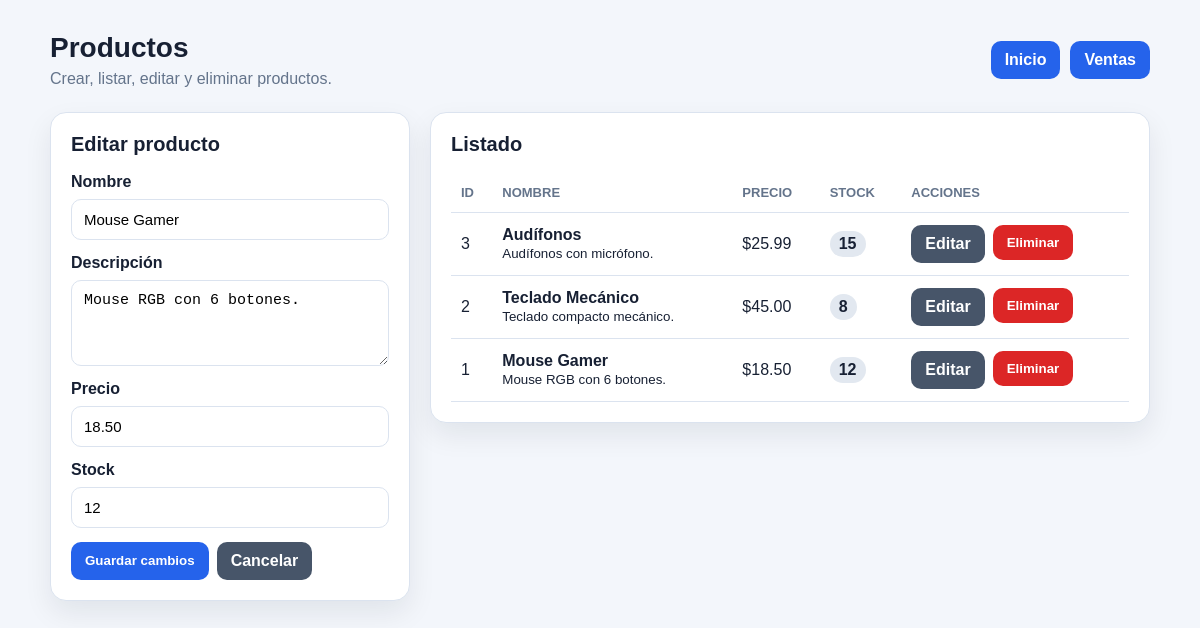
/productos.php?edit=1, run on the app's committed database.
### tables this page shows
CREATE TABLE IF NOT EXISTS productos (
    id INT AUTO_INCREMENT PRIMARY KEY,
    nombre VARCHAR(120) NOT NULL,
    descripcion TEXT NULL,
    precio DECIMAL(10, 2) NOT NULL,
    stock INT NOT NULL DEFAULT 0,
    fecha_creacion TIMESTAMP DEFAULT CURRENT_TIMESTAMP,
    CONSTRAINT chk_productos_precio CHECK (precio > 0),
    CONSTRAINT chk_productos_stock CHECK (stock >= 0)
);

### config/database.php (called while the page is built, shortened)
<?php
class Database
{
    public static function connect(): PDO
    {
        $dsn = 'mysql:host=' . self::HOST . ';dbname=' . self::DB_NAME . ';charset=' . self::CHARSET;
        try {
            return new PDO($dsn, self::USER, self::PASS, [
                PDO::ATTR_ERRMODE => PDO::ERRMODE_EXCEPTION,
                PDO::ATTR_DEFAULT_FETCH_MODE => PDO::FETCH_ASSOC,
                PDO::ATTR_EMULATE_PREPARES => false,
            ]);
        } catch (PDOException $e) {
            die('Error de conexión a la base de datos: ' . $e->getMessage());
        }
    }
}

### controllers/ProductoController.php (called while the page is built, shortened)
<?php
require_once __DIR__ . '/../config/database.php';
require_once __DIR__ . '/../models/Producto.php';
class ProductoController
{
    private Producto $productoModel;
    public function __construct()
    {
        $this->productoModel = new Producto(Database::connect());
    }
    public function index(): array
    {
        return $this->productoModel->all();
    }
    public function show(int $id): ?array
    {
        return $this->productoModel->find($id);
    }
}

### models/Producto.php (called while the page is built, shortened)
<?php
class Producto
{
    public function all(): array
    {
        $stmt = $this->db->query('SELECT * FROM productos ORDER BY id DESC');
        return $stmt->fetchAll();
    }
    public function find(int $id): ?array
    {
        $stmt = $this->db->prepare('SELECT * FROM productos WHERE id = :id');
        $stmt->execute(['id' => $id]);
        $producto = $stmt->fetch();
        return $producto ?: null;
    }
}

### public/productos.php (the view, shortened to what this page needs)
<?php
require_once __DIR__ . '/../controllers/ProductoController.php';
$controller = new ProductoController();
$editId = filter_var($_GET['edit'] ?? null, FILTER_VALIDATE_INT);
$editing = $editId ? $controller->show((int)$editId) : null;
$productos = $controller->index();
function h(?string $value): string
{
    return htmlspecialchars((string)$value, ENT_QUOTES, 'UTF-8');
}
?>
<!DOCTYPE html>
<html lang="es">
<head>
    <link rel="stylesheet" href="assets/style.css">
</head>
<body>
    <main class="container">
        <section class="header">
            <div class="brand">
                <h1>Productos</h1>
                <p>Crear, listar, editar y eliminar productos.</p>
            </div>
            <nav class="nav">
                <a href="index.php" class="btn-secondary">Inicio</a>
                <a href="ventas.php">Ventas</a>
            </nav>
        </section>
        <section class="grid">
            <article class="card">
                <h2><?= $editing ? 'Editar producto' : 'Nuevo producto' ?></h2>
                <form method="POST" action="productos.php">
                    <div class="form-group">
                        <label for="nombre">Nombre</label>
                        <input id="nombre" name="nombre" type="text" required value="<?= h($editing['nombre'] ?? '') ?>">
                    </div>
                    <div class="form-group">
                        <label for="descripcion">Descripción</label>
                        <textarea id="descripcion" name="descripcion"><?= h($editing['descripcion'] ?? '') ?></textarea>
                    </div>
                    <div class="form-group">
                        <label for="precio">Precio</label>
                        <input id="precio" name="precio" type="number" step="0.01" min="0.01" required value="<?= h($editing['precio'] ?? '') ?>">
                    </div>
                    <div class="form-group">
                        <label for="stock">Stock</label>
                        <input id="stock" name="stock" type="number" min="0" required value="<?= h($editing['stock'] ?? '') ?>">
                    </div>
                    <div class="actions">
                        <button class="btn" type="submit"><?= $editing ? 'Guardar cambios' : 'Crear producto' ?></button>
                        <?php if ($editing): ?>
                            <a class="btn btn-secondary" href="productos.php">Cancelar</a>
                        <?php endif; ?>
                    </div>
                </form>
            </article>
            <article class="card">
                <h2>Listado</h2>
                <div class="table-wrap">
                    <table>
                        <thead>
                            <tr>
                                <th>ID</th>
                                <th>Nombre</th>
                                <th>Precio</th>
                                <th>Stock</th>
                                <th>Acciones</th>
                            </tr>
                        </thead>
                        <tbody>
                            <?php foreach ($productos as $producto): ?>
                                <tr>
                                    <td><?= h($producto['id']) ?></td>
                                    <td>
                                        <strong><?= h($producto['nombre']) ?></strong><br>
                                        <small><?= h($producto['descripcion']) ?></small>
                                    </td>
                                    <td>$<?= number_format((float)$producto['precio'], 2) ?></td>
                                    <td><span class="badge"><?= h($producto['stock']) ?></span></td>
                                    <td>
                                        <div class="actions">
                                            <a class="btn btn-secondary" href="productos.php?edit=<?= h($producto['id']) ?>">Editar</a>
                                            <form method="POST" action="productos.php" onsubmit="return confirm('¿Eliminar este producto?');">
                                                <button class="btn btn-danger" type="submit">Eliminar</button>
                                            </form>
                                        </div>
                                    </td>
                                </tr>
                            <?php endforeach; ?>
                        </tbody>
                    </table>
                </div>
            </article>
        </section>
    </main>
</body>
</html>

### public/assets/style.css (style rules this page uses)
:root { --bg: #f3f6fb; --card: #ffffff; --text: #172033; --muted: #64748b; --primary: #2563eb; --danger: #dc2626; --success: #16a34a; --border: #dbe3ef; }
* { box-sizing: border-box; }
body { margin: 0; font-family: Arial, Helvetica, sans-serif; background: var(--bg); color: var(--text); }
.container { width: min(1100px, 94%); margin: 32px auto; }
.header { display: flex; align-items: center; justify-content: space-between; gap: 16px; margin-bottom: 24px; }
.brand h1 { margin: 0; font-size: 28px; }
.brand p { margin: 6px 0 0; color: var(--muted); }
.nav { display: flex; gap: 10px; flex-wrap: wrap; }
.nav a, .btn { border: 0; border-radius: 10px; padding: 10px 14px; background: var(--primary); color: white; text-decoration: none; cursor: pointer; font-weight: 700; }
.btn-danger { background: var(--danger); }
.btn-secondary { background: #475569; }
.grid { display: grid; grid-template-columns: 360px 1fr; gap: 20px; align-items: start; }
.card { background: var(--card); border: 1px solid var(--border); border-radius: 16px; box-shadow: 0 12px 28px rgba(15, 23, 42, 0.08); padding: 20px; }
.card h2 { margin-top: 0; font-size: 20px; }
.form-group { display: grid; gap: 8px; margin-bottom: 14px; }
label { font-weight: 700; }
input, textarea, select { width: 100%; padding: 11px 12px; border: 1px solid var(--border); border-radius: 10px; font-size: 15px; background: white; }
textarea { min-height: 86px; resize: vertical; }
.table-wrap { overflow-x: auto; }
table { width: 100%; border-collapse: collapse; }
th, td { padding: 12px 10px; border-bottom: 1px solid var(--border); text-align: left; vertical-align: middle; }
th { color: var(--muted); font-size: 13px; text-transform: uppercase; }
.actions { display: flex; gap: 8px; flex-wrap: wrap; }
.badge { display: inline-flex; align-items: center; border-radius: 999px; padding: 4px 9px; background: #e2e8f0; font-weight: 700; }

### data on the page
productos: nombre "Mouse Gamer", descripcion "Mouse RGB con 6 botones.", precio "18.50", stock "12", id "1"
productos: id "3", nombre "Audífonos", descripcion "Audífonos con micrófono.", precio "25.99", stock "15"
productos: id "2", nombre "Teclado Mecánico", descripcion "Teclado compacto mecánico.", precio "45.00", stock "8"
